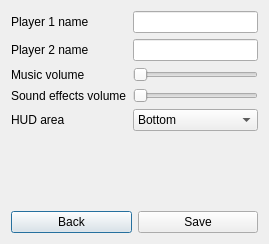
<?xml version="1.0" encoding="UTF-8"?>
<ui version="4.0">
 <class>OptionsDialog</class>
 <widget class="QDialog" name="OptionsDialog">
  <property name="geometry">
   <rect>
    <x>0</x>
    <y>0</y>
    <width>269</width>
    <height>244</height>
   </rect>
  </property>
  <property name="windowTitle">
   <string>Options</string>
  </property>
  <layout class="QVBoxLayout" name="verticalLayout">
   <item>
    <layout class="QFormLayout" name="formLayout">
     <property name="fieldGrowthPolicy">
      <enum>QFormLayout::AllNonFixedFieldsGrow</enum>
     </property>
     <item row="0" column="0">
      <widget class="QLabel" name="label">
       <property name="text">
        <string>Player 1 name</string>
       </property>
      </widget>
     </item>
     <item row="0" column="1">
      <widget class="QLineEdit" name="ledP1name"/>
     </item>
     <item row="1" column="0">
      <widget class="QLabel" name="label_2">
       <property name="text">
        <string>Player 2 name</string>
       </property>
      </widget>
     </item>
     <item row="1" column="1">
      <widget class="QLineEdit" name="ledP2name"/>
     </item>
     <item row="2" column="0">
      <widget class="QLabel" name="label_3">
       <property name="text">
        <string>Music volume</string>
       </property>
      </widget>
     </item>
     <item row="2" column="1">
      <widget class="QSlider" name="sliderMusicVolume">
       <property name="orientation">
        <enum>Qt::Horizontal</enum>
       </property>
      </widget>
     </item>
     <item row="3" column="0">
      <widget class="QLabel" name="label_4">
       <property name="text">
        <string>Sound effects volume</string>
       </property>
      </widget>
     </item>
     <item row="3" column="1">
      <widget class="QSlider" name="sliderSoundEffectsVolume">
       <property name="orientation">
        <enum>Qt::Horizontal</enum>
       </property>
      </widget>
     </item>
     <item row="4" column="0">
      <widget class="QLabel" name="label_11">
       <property name="text">
        <string>HUD area</string>
       </property>
      </widget>
     </item>
     <item row="4" column="1">
      <widget class="QComboBox" name="hudArea">
       <item>
        <property name="text">
         <string>Bottom</string>
        </property>
       </item>
       <item>
        <property name="text">
         <string>Top</string>
        </property>
       </item>
      </widget>
     </item>
    </layout>
   </item>
   <item>
    <spacer name="verticalSpacer">
     <property name="orientation">
      <enum>Qt::Vertical</enum>
     </property>
     <property name="sizeHint" stdset="0">
      <size>
       <width>20</width>
       <height>40</height>
      </size>
     </property>
    </spacer>
   </item>
   <item>
    <layout class="QHBoxLayout" name="horizontalLayout">
     <item>
      <widget class="QPushButton" name="btnBack">
       <property name="text">
        <string>Back</string>
       </property>
      </widget>
     </item>
     <item>
      <widget class="QPushButton" name="btnSave">
       <property name="text">
        <string>Save</string>
       </property>
      </widget>
     </item>
    </layout>
   </item>
  </layout>
 </widget>
 <resources/>
 <connections/>
</ui>
